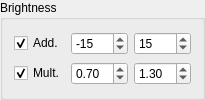
                        <widget class="QGroupBox" name="groupBox_brightness">
                         <property name="toolTip">
                          <string>&quot;&lt;html&gt;&lt;head/&gt;&lt;body&gt;&lt;p&gt;Define add/multiply offset to make image randomly slightly brighter or darker. Additive offset (A) is one number that is added to all pixels values; Multipl. offset (M) is a value to multiply each pixel value with: NewImage = A + M*Image&lt;/p&gt;&lt;/body&gt;&lt;/html&gt;&quot;</string>
                         </property>
                         <property name="title">
                          <string>Brightness</string>
                         </property>
                         <layout class="QGridLayout" name="gridLayout_13">
                          <item row="0" column="0">
                           <widget class="QCheckBox" name="checkBox_add">
                            <property name="sizePolicy">
                             <sizepolicy hsizetype="Fixed" vsizetype="Fixed">
                              <horstretch>0</horstretch>
                              <verstretch>0</verstretch>
                             </sizepolicy>
                            </property>
                            <property name="toolTip">
                             <string>&lt;html&gt;&lt;head/&gt;&lt;body&gt;&lt;p&gt;Define lower threshold for additive offset&lt;/p&gt;&lt;/body&gt;&lt;/html&gt;</string>
                            </property>
                            <property name="text">
                             <string>Add.</string>
                            </property>
                            <property name="icon">
                             <iconset resource="art.qrc">
                              <normaloff>:/icon/icon/add.png</normaloff>:/icon/icon/add.png</iconset>
                            </property>
                            <property name="iconSize">
                             <size>
                              <width>20</width>
                              <height>20</height>
                             </size>
                            </property>
                            <property name="checked">
                             <bool>true</bool>
                            </property>
                           </widget>
                          </item>
                          <item row="0" column="1">
                           <widget class="QSpinBox" name="spinBox_PlusLower">
                            <property name="toolTip">
                             <string>&lt;html&gt;&lt;head/&gt;&lt;body&gt;&lt;p&gt;Define lower threshold for additive offset&lt;/p&gt;&lt;/body&gt;&lt;/html&gt;</string>
                            </property>
                            <property name="minimum">
                             <number>-255</number>
                            </property>
                            <property name="maximum">
                             <number>255</number>
                            </property>
                            <property name="value">
                             <number>-15</number>
                            </property>
                           </widget>
                          </item>
                          <item row="0" column="2">
                           <widget class="QSpinBox" name="spinBox_PlusUpper">
                            <property name="toolTip">
                             <string>&lt;html&gt;&lt;head/&gt;&lt;body&gt;&lt;p&gt;Define upper threshold for additive offset&lt;/p&gt;&lt;/body&gt;&lt;/html&gt;</string>
                            </property>
                            <property name="minimum">
                             <number>-255</number>
                            </property>
                            <property name="maximum">
                             <number>255</number>
                            </property>
                            <property name="value">
                             <number>15</number>
                            </property>
                           </widget>
                          </item>
                          <item row="1" column="0">
                           <widget class="QCheckBox" name="checkBox_mult">
                            <property name="sizePolicy">
                             <sizepolicy hsizetype="Fixed" vsizetype="Fixed">
                              <horstretch>0</horstretch>
                              <verstretch>0</verstretch>
                             </sizepolicy>
                            </property>
                            <property name="toolTip">
                             <string>&lt;html&gt;&lt;head/&gt;&lt;body&gt;&lt;p&gt;Define lower threshold for multiplicative offset&lt;/p&gt;&lt;/body&gt;&lt;/html&gt;</string>
                            </property>
                            <property name="text">
                             <string>Mult.</string>
                            </property>
                            <property name="icon">
                             <iconset resource="art.qrc">
                              <normaloff>:/icon/icon/multi.png</normaloff>:/icon/icon/multi.png</iconset>
                            </property>
                            <property name="iconSize">
                             <size>
                              <width>20</width>
                              <height>20</height>
                             </size>
                            </property>
                            <property name="checked">
                             <bool>true</bool>
                            </property>
                           </widget>
                          </item>
                          <item row="1" column="1">
                           <widget class="QDoubleSpinBox" name="doubleSpinBox_MultLower">
                            <property name="value">
                             <double>0.700000000000000</double>
                            </property>
                           </widget>
                          </item>
                          <item row="1" column="2">
                           <widget class="QDoubleSpinBox" name="doubleSpinBox_MultUpper">
                            <property name="value">
                             <double>1.300000000000000</double>
                            </property>
                           </widget>
                          </item>
                         </layout>
                        </widget>
